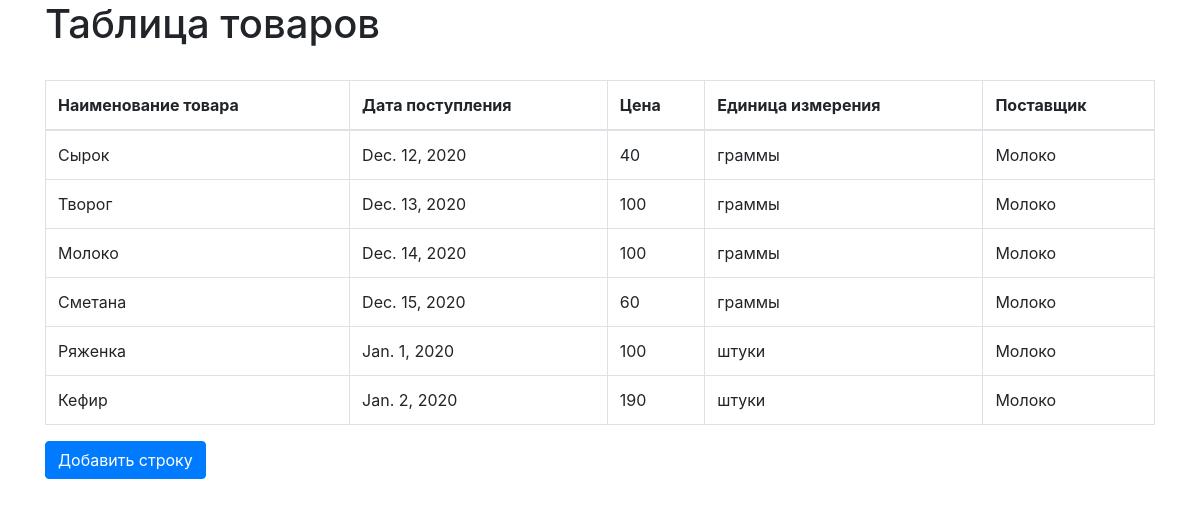
The page / on the database its author committed.
### lesson4/models.py (models this page shows, shortened)
class Products(models.Model):
    name = models.CharField(verbose_name=u'Наименование товара',
                            max_length=255)
    date_rec = models.DateField(verbose_name=u'Дата поступления')
    price = models.PositiveIntegerField(verbose_name=u'Цена', default=0)
    u_measure = models.CharField(verbose_name=u'Единица измерения',
                                 max_length=30)
    name_provider = models.CharField(verbose_name=u'Поставщик',
                                     max_length=255)

### lesson4/views.py (the view)
# urls.py: path('', views.get_context_data, name='index'),
def get_context_data(request):
    form = forms.ProductsForm()
    model = models.Products
    context = {'table': model.objects.all(),
               'product_name': form.fields['name'].label,
               'product_date': form.fields['date_rec'].label,
               'product_price': form.fields['price'].label,
               'product_u_measure': form.fields['u_measure'].label,
               'product_provider': form.fields['name_provider'].label,
               }
    return render(request, 'goods_list.html', context=context)

### lesson4/templates/goods_list.html (shortened to what this page needs)
{% extends 'base.html' %}
{% load static %}
{% block content %}
    <h1>Таблица товаров</h1><br>
    {% include 'partial_goods_list.html' %}
    <button type="submit" class="js-create-good btn btn-primary" data-url="{% url 'lesson4:good_create' %}">Добавить строку</button>
{% endblock %}

### templates/base.html (shortened to what this page needs)
<!DOCTYPE html>
{% load static %}
<html lang="en">
<head>
    <link rel="stylesheet" href="{% static 'css/bootstrap.min.css' %}">
</head>
<body>
<div class="container">
       {% block content %}
       {% endblock %}
</div>
</body>
</html>

### lesson4/templates/partial_goods_list.html
<table class="table table-bordered">
    <thead>
        <tr>
            <th>{{ product_name }}</th>
            <th>{{ product_date }}</th>
            <th>{{ product_price }}</th>
            <th>{{ product_u_measure }}</th>
            <th>{{ product_provider }}</th>
        </tr>
    </thead>
    <tbody id="good-table">
        {% for i in table %}
        <tr>
            <td>{{ i.name }}</td>
            <td>{{ i.date_rec }}</td>
            <td>{{ i.price }}</td>
            <td>{{ i.u_measure }}</td>
            <td>{{ i.name_provider }}</td>
        </tr>
        {% endfor %}
    </tbody>
</table>

### rows shown on the page
Products: name "Сырок", date_rec "Dec. 12, 2020", price "40", u_measure "граммы", name_provider "Молоко"
Products: name "Творог", date_rec "Dec. 13, 2020", price "100", u_measure "граммы", name_provider "Молоко"
Products: name "Молоко", date_rec "Dec. 14, 2020", price "100", u_measure "граммы", name_provider "Молоко"
Products: name "Сметана", date_rec "Dec. 15, 2020", price "60", u_measure "граммы", name_provider "Молоко"
Products: name "Ряженка", date_rec "Jan. 1, 2020", price "100", u_measure "штуки", name_provider "Молоко"
Products: name "Кефир", date_rec "Jan. 2, 2020", price "190", u_measure "штуки", name_provider "Молоко"

### other values the page prints
{{ product_name }} "Наименование товара"
{{ product_date }} "Дата поступления"
{{ product_price }} "Цена"
{{ product_u_measure }} "Единица измерения"
{{ product_provider }} "Поставщик"
